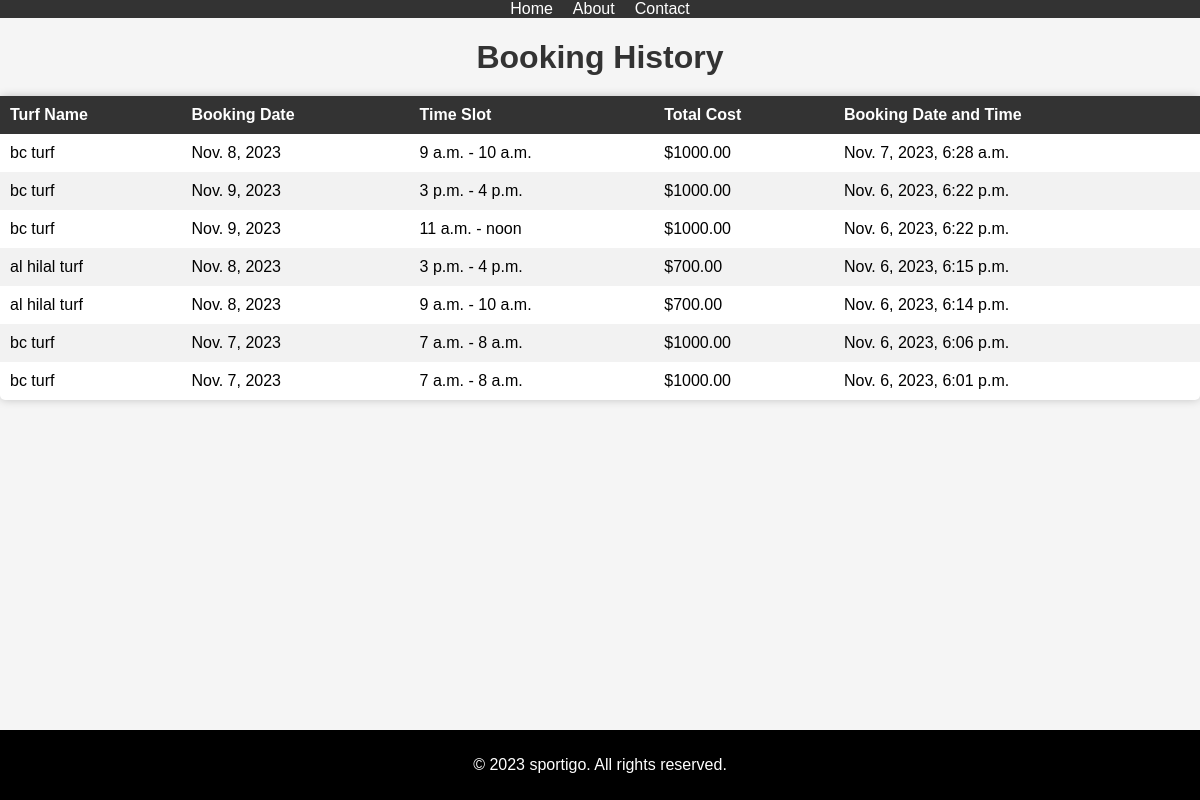
The page /booking_history/ (signed in) on the database as committed earlier.
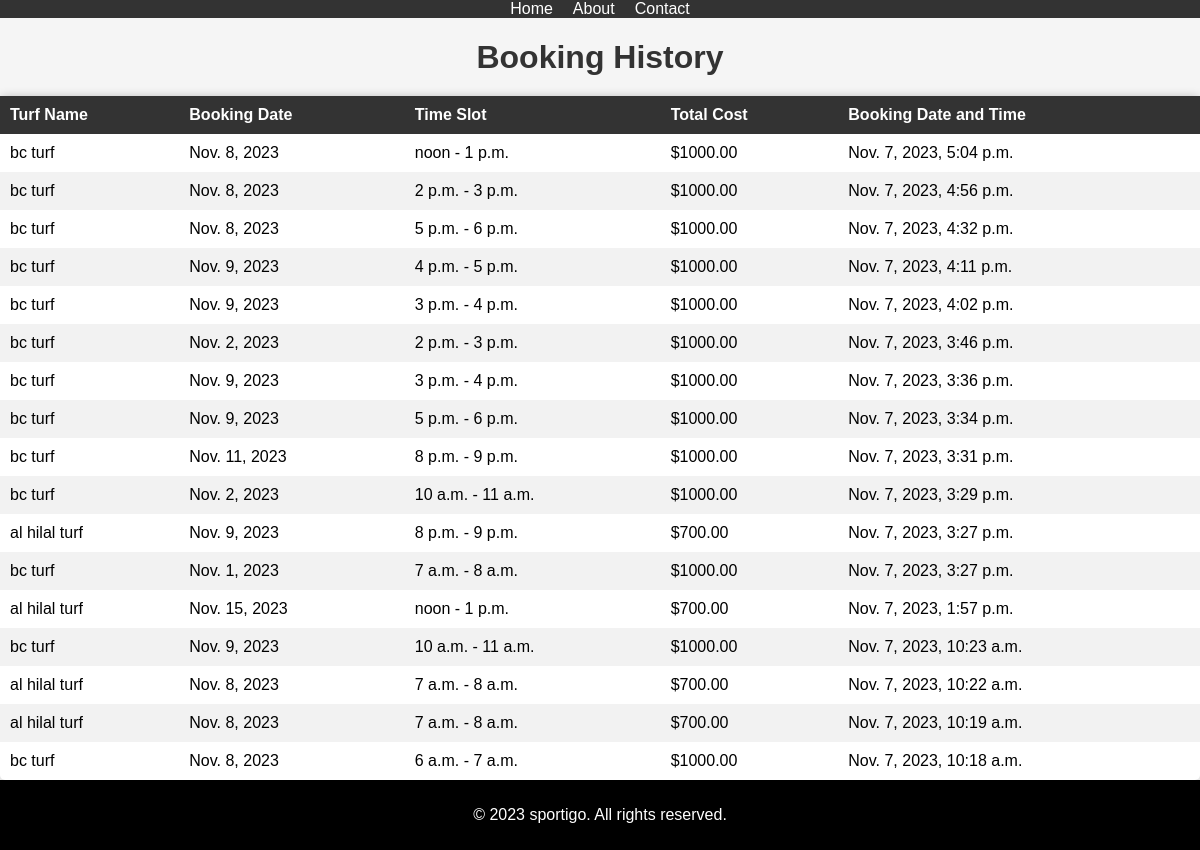
The same page on the database as committed later.
### app/models.py (models this page shows, shortened)
class Booking(models.Model):
    user = models.ForeignKey(Usertable, on_delete=models.CASCADE, related_name='bookings')
    turf_listing = models.ForeignKey(TurfListing, on_delete=models.CASCADE)
    turf_provider = models.ForeignKey(TurfProvider, on_delete=models.CASCADE)
    booking_date = models.DateField()
    start_time = models.TimeField()
    end_time = models.TimeField()
    total_cost = models.DecimalField(max_digits=10, decimal_places=2)
    created_at = models.DateTimeField(auto_now_add=True)

class TurfListing(models.Model):
    turf_provider = models.ForeignKey(TurfProvider, on_delete=models.CASCADE)
    turf_name = models.CharField(max_length=255)
    sports_type = models.CharField(
        max_length=10,
        choices=[('football', 'Football'), ('cricket', 'Cricket')]
    )
    description = models.TextField()
    price_per_hour = models.DecimalField(max_digits=10, decimal_places=2)
    location = models.CharField(max_length=100)
    is_available = models.BooleanField(default=True)
    available_from = models.TimeField()
    available_to = models.TimeField()
    image = models.ImageField(upload_to='turf_images/')
    created_at = models.DateTimeField(auto_now_add=True)
    updated_at = models.DateTimeField(auto_now=True)

### app/views.py (the view)
# urls.py: path('booking_history/',booking_history, name='booking_history'),
def booking_history(request):
    user_bookings = Booking.objects.filter(user=request.user).order_by('-created_at')
    messages_list = messages.get_messages(request)
    context = {
        'user_bookings': user_bookings,
        'messages': messages_list
    }
    return render(request, 'booking_history.html', context)

### app/templates/booking_history.html (shortened to what this page needs)
<!DOCTYPE html>
<html lang="en">
<head>
</head>
<body>
    <main>
    <header>
        <ul class="nav">
            <li><a href="{% url 'index2' %}">Home</a></li>
            <li><a href="#">About</a></li>
            <li><a href="#">Contact</a></li>
        </ul>
    </header>
    <h1>Booking History</h1>
    <table>
        <thead>
            <tr>
                <th>Turf Name</th>
                <th>Booking Date</th>
                <th>Time Slot</th>
                <th>Total Cost</th>
                <th>Booking Date and Time</th>
            </tr>
        </thead>
        <tbody>
            {% for booking in user_bookings %}
                <tr>
                    <td>{{ booking.turf_listing.turf_name }}</td>
                    <td>{{ booking.booking_date }}</td>
                    <td>{{ booking.start_time }} - {{ booking.end_time }}</td>
                    <td>${{ booking.total_cost }}</td>
                    <td>{{ booking.created_at }}</td>
                </tr>
            {% empty %}
                <tr>
                    <td colspan="5">No bookings found.</td>
                </tr>
            {% endfor %}
        </tbody>
    </table>
    </main>
    <footer>
        <p>© 2023 sportigo. All rights reserved.</p>
    </footer>
</body>
</html>

### app/templates/booking_history.html (style rules this page uses)
body { font-family: Arial, sans-serif; background-color: #f5f5f5; margin: 0; display: flex; flex-direction: column; min-height: 100vh; }
main { flex: 1 0 auto; }
footer { flex-shrink: 0; background-color: #000000; color: #fff; padding: 10px; text-align: center; }
h1 { color: #333; text-align: center; margin-bottom: 20px; }
table { border-collapse: collapse; width: 100%; background-color: #fff; border-radius: 5px; box-shadow: 0px 0px 10px rgba(0, 0, 0, 0.2); }
table th, table td { padding: 10px; text-align: left; }
thead { background-color: #333; color: #fff; }
tr:nth-child(even) { background-color: #f2f2f2; }
.nav { list-style: none; display: flex; justify-content: center; align-items: center; margin: 0; padding: 0; background-color: #333; }
.nav li { margin: 0 10px; }
.nav a { color: #fff; text-decoration: none; }

Rows that differ between the two databases and show on the page:
removed Booking: turf_listing.turf_name "bc turf", booking_date "Nov. 8, 2023", start_time "9 a.m.", end_time "10 a.m.", total_cost "1000.00", created_at "Nov. 7, 2023, 6:28 a.m."
removed Booking: turf_listing.turf_name "bc turf", booking_date "Nov. 9, 2023", start_time "3 p.m.", end_time "4 p.m.", total_cost "1000.00", created_at "Nov. 6, 2023, 6:22 p.m."
removed Booking: turf_listing.turf_name "bc turf", booking_date "Nov. 9, 2023", start_time "11 a.m.", end_time "noon", total_cost "1000.00", created_at "Nov. 6, 2023, 6:22 p.m."
removed Booking: turf_listing.turf_name "al hilal turf", booking_date "Nov. 8, 2023", start_time "3 p.m.", end_time "4 p.m.", total_cost "700.00", created_at "Nov. 6, 2023, 6:15 p.m."
removed Booking: turf_listing.turf_name "al hilal turf", booking_date "Nov. 8, 2023", start_time "9 a.m.", end_time "10 a.m.", total_cost "700.00", created_at "Nov. 6, 2023, 6:14 p.m."
removed Booking: turf_listing.turf_name "bc turf", booking_date "Nov. 7, 2023", start_time "7 a.m.", end_time "8 a.m.", total_cost "1000.00", created_at "Nov. 6, 2023, 6:06 p.m."
removed Booking: turf_listing.turf_name "bc turf", booking_date "Nov. 7, 2023", start_time "7 a.m.", end_time "8 a.m.", total_cost "1000.00", created_at "Nov. 6, 2023, 6:01 p.m."
added Booking: turf_listing.turf_name "bc turf", booking_date "Nov. 8, 2023", start_time "noon", end_time "1 p.m.", total_cost "1000.00", created_at "Nov. 7, 2023, 5:04 p.m."
added Booking: turf_listing.turf_name "bc turf", booking_date "Nov. 8, 2023", start_time "2 p.m.", end_time "3 p.m.", total_cost "1000.00", created_at "Nov. 7, 2023, 4:56 p.m."
added Booking: turf_listing.turf_name "bc turf", booking_date "Nov. 8, 2023", start_time "5 p.m.", end_time "6 p.m.", total_cost "1000.00", created_at "Nov. 7, 2023, 4:32 p.m."
added Booking: turf_listing.turf_name "bc turf", booking_date "Nov. 9, 2023", start_time "4 p.m.", end_time "5 p.m.", total_cost "1000.00", created_at "Nov. 7, 2023, 4:11 p.m."
added Booking: turf_listing.turf_name "bc turf", booking_date "Nov. 9, 2023", start_time "3 p.m.", end_time "4 p.m.", total_cost "1000.00", created_at "Nov. 7, 2023, 4:02 p.m."
added Booking: turf_listing.turf_name "bc turf", booking_date "Nov. 2, 2023", start_time "2 p.m.", end_time "3 p.m.", total_cost "1000.00", created_at "Nov. 7, 2023, 3:46 p.m."
added Booking: turf_listing.turf_name "bc turf", booking_date "Nov. 9, 2023", start_time "3 p.m.", end_time "4 p.m.", total_cost "1000.00", created_at "Nov. 7, 2023, 3:36 p.m."
added Booking: turf_listing.turf_name "bc turf", booking_date "Nov. 9, 2023", start_time "5 p.m.", end_time "6 p.m.", total_cost "1000.00", created_at "Nov. 7, 2023, 3:34 p.m."
added Booking: turf_listing.turf_name "bc turf", booking_date "Nov. 11, 2023", start_time "8 p.m.", end_time "9 p.m.", total_cost "1000.00", created_at "Nov. 7, 2023, 3:31 p.m."
added Booking: turf_listing.turf_name "bc turf", booking_date "Nov. 2, 2023", start_time "10 a.m.", end_time "11 a.m.", total_cost "1000.00", created_at "Nov. 7, 2023, 3:29 p.m."
added Booking: turf_listing.turf_name "al hilal turf", booking_date "Nov. 9, 2023", start_time "8 p.m.", end_time "9 p.m.", total_cost "700.00", created_at "Nov. 7, 2023, 3:27 p.m."
added Booking: turf_listing.turf_name "bc turf", booking_date "Nov. 1, 2023", start_time "7 a.m.", end_time "8 a.m.", total_cost "1000.00", created_at "Nov. 7, 2023, 3:27 p.m."
added Booking: turf_listing.turf_name "al hilal turf", booking_date "Nov. 15, 2023", start_time "noon", end_time "1 p.m.", total_cost "700.00", created_at "Nov. 7, 2023, 1:57 p.m."
added Booking: turf_listing.turf_name "bc turf", booking_date "Nov. 9, 2023", start_time "10 a.m.", end_time "11 a.m.", total_cost "1000.00", created_at "Nov. 7, 2023, 10:23 a.m."
added Booking: turf_listing.turf_name "al hilal turf", booking_date "Nov. 8, 2023", start_time "7 a.m.", end_time "8 a.m.", total_cost "700.00", created_at "Nov. 7, 2023, 10:22 a.m."
added Booking: turf_listing.turf_name "al hilal turf", booking_date "Nov. 8, 2023", start_time "7 a.m.", end_time "8 a.m.", total_cost "700.00", created_at "Nov. 7, 2023, 10:19 a.m."
added Booking: turf_listing.turf_name "bc turf", booking_date "Nov. 8, 2023", start_time "6 a.m.", end_time "7 a.m.", total_cost "1000.00", created_at "Nov. 7, 2023, 10:18 a.m."
